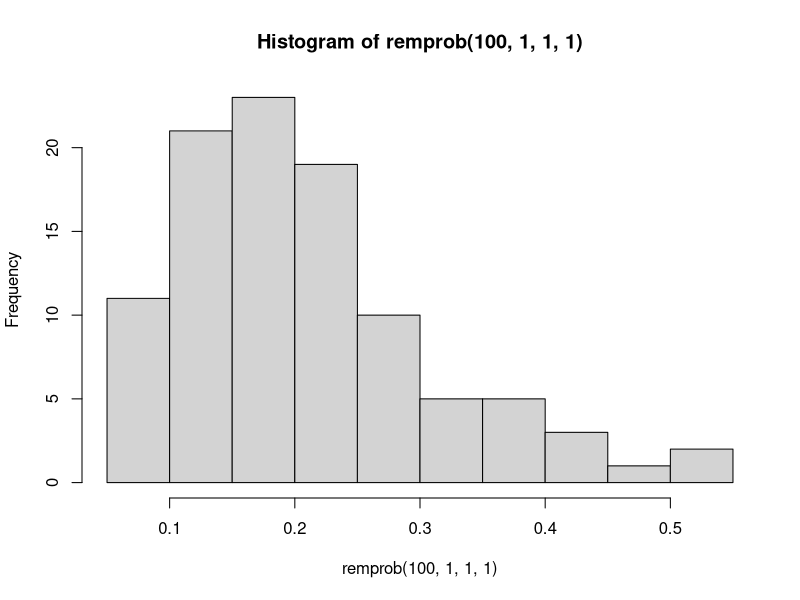

R code for this plot:
#####################################################
## Estimate Acorn Dispersal Probability pDispersal ##
#####################################################

#Based on data from:
#Kellner, K. F., J. K. Riegel, and R. K. Swihart (2014). Effects of silvicultural disturbance 
#on acorn infestation and removal. New Forests 45:265–281. doi: 10.1007/s11056-014-9409-9

#Note that throughout this file (and in some of the SOEL code), 
#"acorn dispersal" is equivalent to "acorn removal"

#Read in data
rem = read.csv('data/ibm_removal.csv',header=T)

#Fit full model (binomial regression): 
#species + shelterwood treatment (TE) + effect of weevil status + random year effect (YE)
library(MASS)

rm <- glmmPQL(rem~species+shelter+weev,data=rem,family='binomial',random= ~ 1 | yearcode)
summary(rm)

#Test full model
remprob <- function(n, shelter,wo,weev){
  hold <- 0.519 - 0.162*wo + 0.129*shelter - 2.00*weev + rnorm(n,0,0.6322)
  out <- (1 +exp(-1*hold))^(-1)
  return(out)
}
hist(remprob(100,1,1,1)) #distribution of pDispersal

